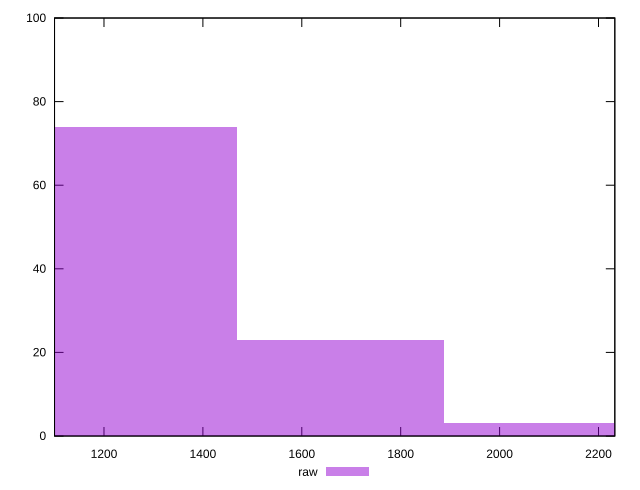

This chart was generated by the following gnuplot code:
reset

$raw <<EOF
2098.2994050855705 3
1258.9796430513422 74
1678.6395240684562 23
EOF

set key outside below
set boxwidth 419.65988101711406
set xrange [1100:2233]
set yrange [0:100]
set trange [0:100]
set style fill transparent solid 0.5 noborder
set terminal svg size 640, 490 enhanced background rgb 'white'
set output "report_00015_2021-02-09T16-11-33.973Z/render-blocking-resources/samples/pages+cached/raw/histogram.svg"

plot $raw title "raw" with boxes

reset
